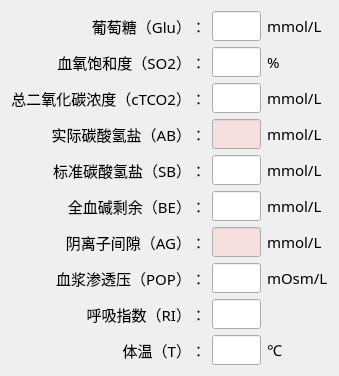
   <widget class="QWidget" name="layoutWidget">
    <property name="geometry">
     <rect>
      <x>330</x>
      <y>50</y>
      <width>301</width>
      <height>301</height>
     </rect>
    </property>
    <property name="font">
     <font>
      <family>黑体</family>
      <pointsize>11</pointsize>
     </font>
    </property>
    <layout class="QGridLayout" name="gridLayout_2">
     <item row="0" column="0">
      <widget class="QLabel" name="label_13">
       <property name="font">
        <font>
         <family>宋体</family>
         <pointsize>11</pointsize>
        </font>
       </property>
       <property name="text">
        <string>葡萄糖（Glu）：</string>
       </property>
       <property name="alignment">
        <set>Qt::AlignRight|Qt::AlignTrailing|Qt::AlignVCenter</set>
       </property>
       <property name="buddy">
        <cstring>glu</cstring>
       </property>
      </widget>
     </item>
     <item row="0" column="1">
      <widget class="QLineEdit" name="glu">
       <property name="font">
        <font>
         <family>宋体</family>
         <pointsize>11</pointsize>
        </font>
       </property>
       <property name="alignment">
        <set>Qt::AlignRight|Qt::AlignTrailing|Qt::AlignVCenter</set>
       </property>
      </widget>
     </item>
     <item row="0" column="2">
      <widget class="QLabel" name="label_33">
       <property name="font">
        <font>
         <family>宋体</family>
         <pointsize>11</pointsize>
        </font>
       </property>
       <property name="text">
        <string>mmol/L</string>
       </property>
      </widget>
     </item>
     <item row="1" column="0">
      <widget class="QLabel" name="label_14">
       <property name="font">
        <font>
         <family>宋体</family>
         <pointsize>11</pointsize>
        </font>
       </property>
       <property name="text">
        <string>血氧饱和度（SO2）：</string>
       </property>
       <property name="alignment">
        <set>Qt::AlignRight|Qt::AlignTrailing|Qt::AlignVCenter</set>
       </property>
       <property name="buddy">
        <cstring>so2</cstring>
       </property>
      </widget>
     </item>
     <item row="1" column="1">
      <widget class="QLineEdit" name="so2">
       <property name="font">
        <font>
         <family>宋体</family>
         <pointsize>11</pointsize>
        </font>
       </property>
       <property name="alignment">
        <set>Qt::AlignRight|Qt::AlignTrailing|Qt::AlignVCenter</set>
       </property>
      </widget>
     </item>
     <item row="1" column="2">
      <widget class="QLabel" name="label_34">
       <property name="font">
        <font>
         <family>宋体</family>
         <pointsize>11</pointsize>
        </font>
       </property>
       <property name="text">
        <string>%</string>
       </property>
      </widget>
     </item>
     <item row="2" column="0">
      <widget class="QLabel" name="label_15">
       <property name="font">
        <font>
         <family>宋体</family>
         <pointsize>11</pointsize>
        </font>
       </property>
       <property name="text">
        <string>总二氧化碳浓度（cTCO2）：</string>
       </property>
       <property name="alignment">
        <set>Qt::AlignRight|Qt::AlignTrailing|Qt::AlignVCenter</set>
       </property>
       <property name="buddy">
        <cstring>cto2</cstring>
       </property>
      </widget>
     </item>
     <item row="2" column="1">
      <widget class="QLineEdit" name="cto2">
       <property name="font">
        <font>
         <family>宋体</family>
         <pointsize>11</pointsize>
        </font>
       </property>
       <property name="alignment">
        <set>Qt::AlignRight|Qt::AlignTrailing|Qt::AlignVCenter</set>
       </property>
      </widget>
     </item>
     <item row="2" column="2">
      <widget class="QLabel" name="label_35">
       <property name="font">
        <font>
         <family>宋体</family>
         <pointsize>11</pointsize>
        </font>
       </property>
       <property name="text">
        <string>mmol/L</string>
       </property>
      </widget>
     </item>
     <item row="3" column="0">
      <widget class="QLabel" name="label_16">
       <property name="font">
        <font>
         <family>宋体</family>
         <pointsize>11</pointsize>
        </font>
       </property>
       <property name="text">
        <string>实际碳酸氢盐（AB）：</string>
       </property>
       <property name="alignment">
        <set>Qt::AlignRight|Qt::AlignTrailing|Qt::AlignVCenter</set>
       </property>
       <property name="buddy">
        <cstring>ab</cstring>
       </property>
      </widget>
     </item>
     <item row="3" column="1">
      <widget class="QLineEdit" name="ab">
       <property name="palette">
        <palette>
         <active>
          <colorrole role="Base">
           <brush brushstyle="SolidPattern">
            <color alpha="255">
             <red>247</red>
             <green>223</green>
             <blue>224</blue>
            </color>
           </brush>
          </colorrole>
         </active>
         <inactive>
          <colorrole role="Base">
           <brush brushstyle="SolidPattern">
            <color alpha="255">
             <red>247</red>
             <green>223</green>
             <blue>224</blue>
            </color>
           </brush>
          </colorrole>
         </inactive>
         <disabled>
          <colorrole role="Base">
           <brush brushstyle="SolidPattern">
            <color alpha="255">
             <red>240</red>
             <green>240</green>
             <blue>240</blue>
            </color>
           </brush>
          </colorrole>
         </disabled>
        </palette>
       </property>
       <property name="font">
        <font>
         <family>宋体</family>
         <pointsize>11</pointsize>
        </font>
       </property>
       <property name="alignment">
        <set>Qt::AlignRight|Qt::AlignTrailing|Qt::AlignVCenter</set>
       </property>
      </widget>
     </item>
     <item row="3" column="2">
      <widget class="QLabel" name="label_36">
       <property name="font">
        <font>
         <family>宋体</family>
         <pointsize>11</pointsize>
        </font>
       </property>
       <property name="text">
        <string>mmol/L</string>
       </property>
      </widget>
     </item>
     <item row="4" column="0">
      <widget class="QLabel" name="label_17">
       <property name="font">
        <font>
         <family>宋体</family>
         <pointsize>11</pointsize>
        </font>
       </property>
       <property name="text">
        <string>标准碳酸氢盐（SB）：</string>
       </property>
       <property name="alignment">
        <set>Qt::AlignRight|Qt::AlignTrailing|Qt::AlignVCenter</set>
       </property>
       <property name="buddy">
        <cstring>sb</cstring>
       </property>
      </widget>
     </item>
     <item row="4" column="1">
      <widget class="QLineEdit" name="sb">
       <property name="font">
        <font>
         <family>宋体</family>
         <pointsize>11</pointsize>
        </font>
       </property>
       <property name="alignment">
        <set>Qt::AlignRight|Qt::AlignTrailing|Qt::AlignVCenter</set>
       </property>
      </widget>
     </item>
     <item row="4" column="2">
      <widget class="QLabel" name="label_37">
       <property name="font">
        <font>
         <family>宋体</family>
         <pointsize>11</pointsize>
        </font>
       </property>
       <property name="text">
        <string>mmol/L</string>
       </property>
      </widget>
     </item>
     <item row="5" column="0">
      <widget class="QLabel" name="label_18">
       <property name="font">
        <font>
         <family>宋体</family>
         <pointsize>11</pointsize>
        </font>
       </property>
       <property name="text">
        <string>全血碱剩余（BE）：</string>
       </property>
       <property name="alignment">
        <set>Qt::AlignRight|Qt::AlignTrailing|Qt::AlignVCenter</set>
       </property>
       <property name="buddy">
        <cstring>be</cstring>
       </property>
      </widget>
     </item>
     <item row="5" column="1">
      <widget class="QLineEdit" name="be">
       <property name="font">
        <font>
         <family>宋体</family>
         <pointsize>11</pointsize>
        </font>
       </property>
       <property name="alignment">
        <set>Qt::AlignRight|Qt::AlignTrailing|Qt::AlignVCenter</set>
       </property>
      </widget>
     </item>
     <item row="5" column="2">
      <widget class="QLabel" name="label_38">
       <property name="font">
        <font>
         <family>宋体</family>
         <pointsize>11</pointsize>
        </font>
       </property>
       <property name="text">
        <string>mmol/L</string>
       </property>
      </widget>
     </item>
     <item row="6" column="0">
      <widget class="QLabel" name="label_19">
       <property name="font">
        <font>
         <family>宋体</family>
         <pointsize>11</pointsize>
        </font>
       </property>
       <property name="text">
        <string>阴离子间隙（AG）：</string>
       </property>
       <property name="alignment">
        <set>Qt::AlignRight|Qt::AlignTrailing|Qt::AlignVCenter</set>
       </property>
       <property name="buddy">
        <cstring>ag</cstring>
       </property>
      </widget>
     </item>
     <item row="6" column="1">
      <widget class="QLineEdit" name="ag">
       <property name="palette">
        <palette>
         <active>
          <colorrole role="Base">
           <brush brushstyle="SolidPattern">
            <color alpha="255">
             <red>247</red>
             <green>223</green>
             <blue>224</blue>
            </color>
           </brush>
          </colorrole>
         </active>
         <inactive>
          <colorrole role="Base">
           <brush brushstyle="SolidPattern">
            <color alpha="255">
             <red>247</red>
             <green>223</green>
             <blue>224</blue>
            </color>
           </brush>
          </colorrole>
         </inactive>
         <disabled>
          <colorrole role="Base">
           <brush brushstyle="SolidPattern">
            <color alpha="255">
             <red>240</red>
             <green>240</green>
             <blue>240</blue>
            </color>
           </brush>
          </colorrole>
         </disabled>
        </palette>
       </property>
       <property name="font">
        <font>
         <family>宋体</family>
         <pointsize>11</pointsize>
        </font>
       </property>
       <property name="alignment">
        <set>Qt::AlignRight|Qt::AlignTrailing|Qt::AlignVCenter</set>
       </property>
      </widget>
     </item>
     <item row="6" column="2">
      <widget class="QLabel" name="label_39">
       <property name="font">
        <font>
         <family>宋体</family>
         <pointsize>11</pointsize>
        </font>
       </property>
       <property name="text">
        <string>mmol/L</string>
       </property>
      </widget>
     </item>
     <item row="7" column="0">
      <widget class="QLabel" name="label_20">
       <property name="font">
        <font>
         <family>宋体</family>
         <pointsize>11</pointsize>
        </font>
       </property>
       <property name="text">
        <string>血浆渗透压（POP）：</string>
       </property>
       <property name="alignment">
        <set>Qt::AlignRight|Qt::AlignTrailing|Qt::AlignVCenter</set>
       </property>
       <property name="buddy">
        <cstring>pop</cstring>
       </property>
      </widget>
     </item>
     <item row="7" column="1">
      <widget class="QLineEdit" name="pop">
       <property name="font">
        <font>
         <family>宋体</family>
         <pointsize>11</pointsize>
        </font>
       </property>
       <property name="alignment">
        <set>Qt::AlignRight|Qt::AlignTrailing|Qt::AlignVCenter</set>
       </property>
      </widget>
     </item>
     <item row="7" column="2">
      <widget class="QLabel" name="label_40">
       <property name="font">
        <font>
         <family>宋体</family>
         <pointsize>11</pointsize>
        </font>
       </property>
       <property name="text">
        <string>mOsm/L</string>
       </property>
      </widget>
     </item>
     <item row="8" column="0">
      <widget class="QLabel" name="label_21">
       <property name="font">
        <font>
         <family>宋体</family>
         <pointsize>11</pointsize>
        </font>
       </property>
       <property name="text">
        <string>呼吸指数（RI）：</string>
       </property>
       <property name="alignment">
        <set>Qt::AlignRight|Qt::AlignTrailing|Qt::AlignVCenter</set>
       </property>
       <property name="buddy">
        <cstring>ri</cstring>
       </property>
      </widget>
     </item>
     <item row="8" column="1">
      <widget class="QLineEdit" name="ri">
       <property name="font">
        <font>
         <family>宋体</family>
         <pointsize>11</pointsize>
        </font>
       </property>
       <property name="alignment">
        <set>Qt::AlignRight|Qt::AlignTrailing|Qt::AlignVCenter</set>
       </property>
      </widget>
     </item>
     <item row="9" column="0">
      <widget class="QLabel" name="label_22">
       <property name="font">
        <font>
         <family>宋体</family>
         <pointsize>11</pointsize>
        </font>
       </property>
       <property name="text">
        <string>体温（T）：</string>
       </property>
       <property name="alignment">
        <set>Qt::AlignRight|Qt::AlignTrailing|Qt::AlignVCenter</set>
       </property>
       <property name="buddy">
        <cstring>tmp</cstring>
       </property>
      </widget>
     </item>
     <item row="9" column="1">
      <widget class="QLineEdit" name="tmp">
       <property name="font">
        <font>
         <family>宋体</family>
         <pointsize>11</pointsize>
        </font>
       </property>
       <property name="alignment">
        <set>Qt::AlignRight|Qt::AlignTrailing|Qt::AlignVCenter</set>
       </property>
      </widget>
     </item>
     <item row="9" column="2">
      <widget class="QLabel" name="label_41">
       <property name="font">
        <font>
         <family>宋体</family>
         <pointsize>11</pointsize>
        </font>
       </property>
       <property name="text">
        <string>℃</string>
       </property>
      </widget>
     </item>
    </layout>
   </widget>
